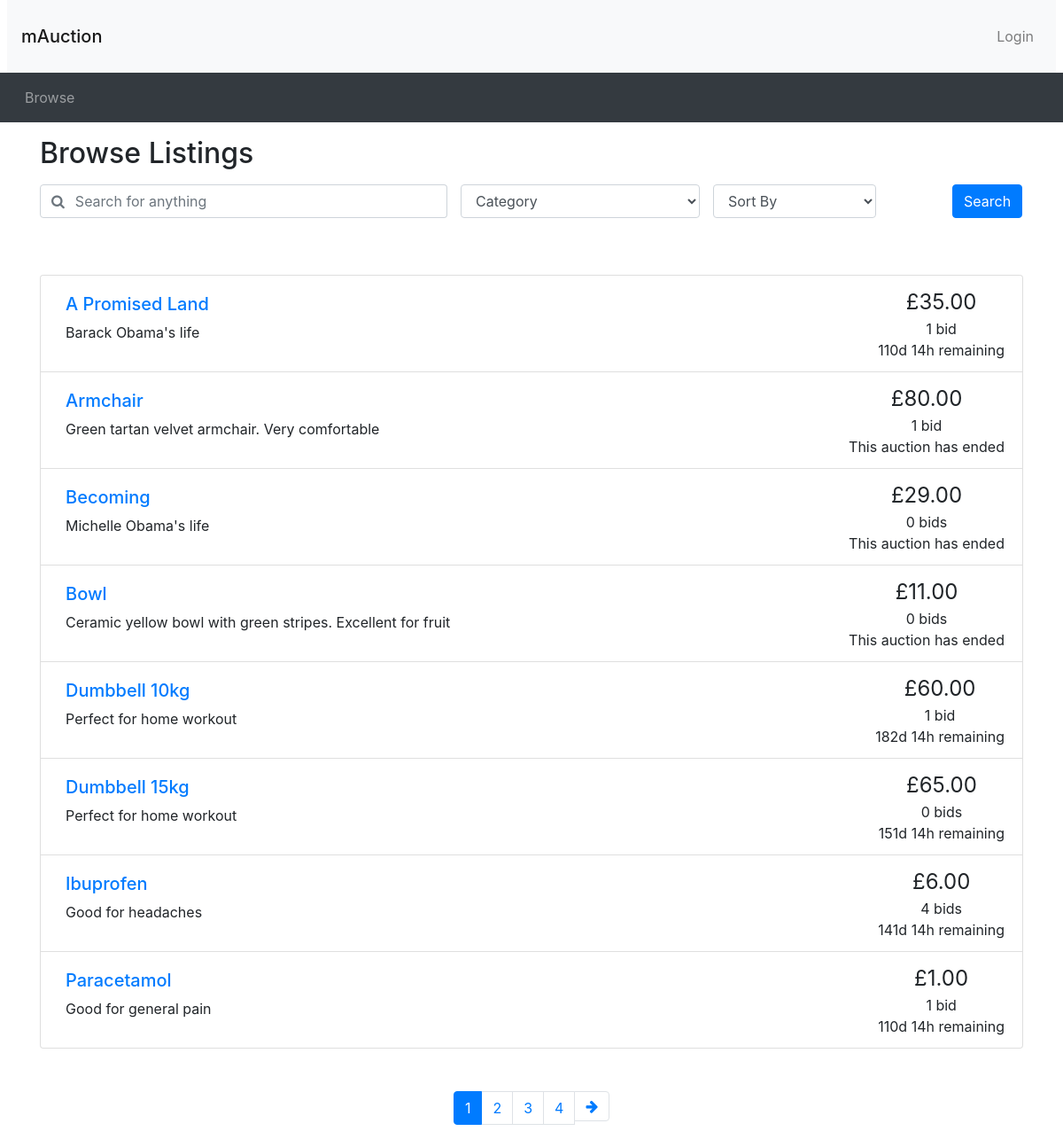
Screenshot of /browse.php with the database file from the repository.
### tables this page shows
CREATE TABLE Auction (
saleItemID INT NOT NULL AUTO_INCREMENT,
itemName VARCHAR(200) NOT NULL,
userName VARCHAR(45) NOT NULL, 
category VARCHAR(100) NOT NULL,
startPrice DECIMAL NOT NULL,
description VARCHAR(300) NOT NULL, 
reservePrice DECIMAL NULL, 
endDate DATETIME NOT NULL, 
delivery VARCHAR(20) NOT NULL, 
itemCondition VARCHAR(30) NOT NULL, 
PRIMARY KEY (saleItemID));

### utilities.php (the view)
<?php
function display_time_remaining($interval)
{
  if ($interval->days == 0 && $interval->h == 0) {
    $time_remaining = $interval->format('%im %Ss');
  } else if ($interval->days == 0) {
    $time_remaining = $interval->format('%hh %im');
  } else {
    $time_remaining = $interval->format('%ad %hh');
  }
  return $time_remaining;
}
function print_listing_li($item_id, $title, $desc, $price, $num_bids, $endDate)
{
  if (strlen($desc) > 250) {
    $desc_shortened = substr($desc, 0, 250) . '...';
  } else {
    $desc_shortened = $desc;
  }
  if ($num_bids == 1) {
    $bid = ' bid';
  } else {
    $bid = ' bids';
  }
  $end_time = new DateTime($endDate);
  $now = new DateTime("now");
  if ($now > $end_time) {
    $time_remaining = 'This auction has ended';
  } else {
    $time_to_end = date_diff($now, $end_time);
    $time_remaining = display_time_remaining($time_to_end) . ' remaining';
  }
  echo ('
    <li class="list-group-item d-flex justify-content-between">
    <div class="p-2 mr-5"><h5><a href="listing.php?item_id=' . $item_id . '">' . $title . '</a></h5>' . $desc_shortened . '</div>
    <div class="text-center text-nowrap"><span style="font-size: 1.5em">£' . number_format($price, 2) . '</span><br/>' . $num_bids . $bid . '<br/>' . $time_remaining . '</div>
  </li>');
}
?>

### browse.php (shortened to what this page needs)
<?php include 'connection.php'; ?>
<?php include ("header.php") ?>
<?php require("utilities.php") ?>
<div class="container">
  <h2 class="my-3">Browse Listings</h2>
  <div id="searchSpecs">
    <form method="get">
      <div class="row">
        <div class="col-md-5 pr-0">
          <div class="form-group">
            <div class="input-group">
              <div class="input-group-prepend">
                <span class="input-group-text bg-transparent pr-0 text-muted">
                  <i class="fa fa-search"></i>
                </span>
              </div>
              <input type="text" class="form-control border-left-0" id="keyword" name="keyword" placeholder="Search for anything">
            </div>
          </div>
        </div>
        <div class="col-md-3 pr-0">
          <div class="form-group">
            <select class="form-control" id="cat" name="cat">
              <option selected value="none">Category</option>
            </select>
          </div>
        </div>
        <div class="col-md-3 pr-0">
          <div class="form-inline">
            <select class="form-control" id="order_by" name="order_by">
              <option selected value="none">Sort By</option>
            </select>
          </div>
        </div>
        <div class="col-md-1 px-0">
          <button type="submit" name="search" class="btn btn-primary">Search</button>
        </div>
      </div>
    </form>
  </div>
</div>
<div class="container mt-5">
  <ul class="list-group">
    <?php
    if (!isset($_GET['search'])) {
      $query = "SELECT Auction.saleItemID, Auction.startPrice, Auction.itemName, Auction.description, Auction.endDate, MAX(bidAmount) as maxBid, COUNT(bidID) as countBid FROM Auction LEFT JOIN Bid ON Auction.saleItemID = Bid.saleItemID GROUP BY Auction.saleItemID ORDER BY itemName ASC";
      $result = mysqli_query($connection, $query) or die('Error making select users query' . mysqli_error());
      $queryres = mysqli_num_rows($result);
      while ($row = mysqli_fetch_assoc($result)) {
        $item_id = $row['saleItemID'];
        $title = $row['itemName'];
        $description = $row['description'];
        $end_date = $row['endDate'];
        if ($row['maxBid'] == null) {
          $current_price = $row['startPrice'];
          $num_bids = 0;
        } else {
          $current_price = $row['maxBid'];
          $num_bids = $row['countBid'];
        }
        print_listing_li($item_id, $title, $description, $current_price, $num_bids, $end_date);
      }
    }
    if (!isset($_GET['page'])) {
      $curr_page = 1;
    } else {
      $curr_page = $_GET['page'];
    }
    $num_results = $queryres;
    $results_per_page = 2;
    $max_page = ceil($num_results / $results_per_page);
    ?>
  </ul>
  <nav aria-label="Search results pages" class="mt-5">
    <ul class="pagination justify-content-center">
      <?php
      $querystring = "";
      $high_page_boost = max(3 - $curr_page, 0);
      $low_page_boost = max(2 - ($max_page - $curr_page), 0);
      $low_page = max(1, $curr_page - 2 - $low_page_boost);
      $high_page = min($max_page, $curr_page + 2 + $high_page_boost);
      for ($i = $low_page; $i <= $high_page; $i++) {
        if ($i == $curr_page) {
          echo ('
    <li class="page-item active">');
        } else {
          echo ('
    <li class="page-item">');
        }
        echo ('
      <a class="page-link" href="browse.php?' . $querystring . 'page=' . $i . '">' . $i . '</a>
    </li>');
      }
      if ($curr_page != $max_page) {
        echo ('
    <li class="page-item">
      <a class="page-link" href="browse.php?' . $querystring . 'page=' . ($curr_page + 1) . '" aria-label="Next">
        <span aria-hidden="true"><i class="fa fa-arrow-right"></i></span>
        <span class="sr-only">Next</span>
      </a>
    </li>');
      }
      ?>
    </ul>
  </nav>
</div>
<?php include_once("footer.php") ?>

### rows the page displays
auction: itemName "A Promised Land", description "Barack Obama's life", price "35.00", num_bids "1", bid "bid", endDate "110d 14h remaining"
auction: itemName "Armchair", description "Green tartan velvet armchair. Very comfortable", price "80.00", num_bids "1", bid "bid", endDate "This auction has ended"
auction: itemName "Becoming", description "Michelle Obama's life", startPrice "29.00", num_bids "0", bid "bids", endDate "This auction has ended"
auction: itemName "Bowl", description "Ceramic yellow bowl with green stripes. Excellent for fruit", startPrice "11.00", num_bids "0", bid "bids", endDate "This auction has ended"
auction: itemName "Dumbbell 10kg", description "Perfect for home workout", price "60.00", num_bids "1", bid "bid", endDate "182d 14h remaining"
auction: itemName "Dumbbell 15kg", description "Perfect for home workout", startPrice "65.00", num_bids "0", bid "bids", endDate "151d 14h remaining"
auction: itemName "Ibuprofen", description "Good for headaches", price "6.00", num_bids "4", bid "bids", endDate "141d 14h remaining"
auction: itemName "Paracetamol", description "Good for general pain", price "1.00", num_bids "1", bid "bid", endDate "110d 14h remaining"
